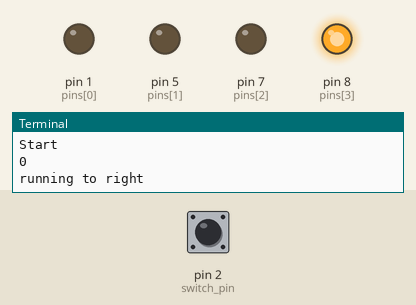
This program was run on a simulated Raspberry Pi (wiringPi pin numbers). Shown: output pins drawn as LEDs (lit = HIGH), the last lines printed to the terminal. Inputs (shaded band) come from the test bench; at power-on: pin 2 (switch_pin) LOW. Pin numbers are wiringPi numbers.

Above: at 0.35 s.
At 1.2 s:
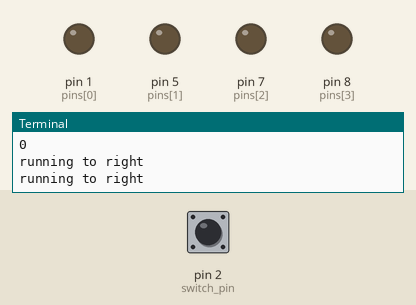
1.3 s: pin 2 (switch_pin) pulled HIGH for 1.25 s
At 2.55 s:
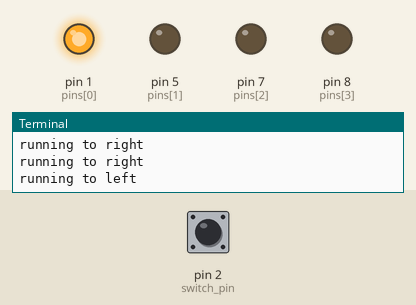
Timing chart, 0 to 10.8 s (numbered marks = the images above; inputs shaded):
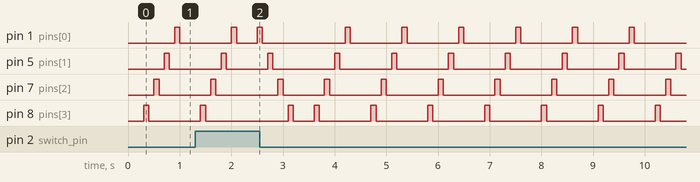

The program:

lab5.2.5_runninglight.py
```python
import time
import wiringpi
import sys

## practice 1

def running(_pins):
    for _pin in _pins:
        wiringpi.digitalWrite(_pin, 1)    # Write 1 ( HIGH ) to pin
        time.sleep(0.1)
        wiringpi.digitalWrite(_pin, 0)    # Write 0 ( LOW ) to pin
        time.sleep(0.1)

def turnoff(_pins):
    for _pin in _pins:                    # turn LED lights off when exiting
        wiringpi.digitalWrite(_pin, 0)

#SETUP
print("Start")
pins = [1,5,7,8]
switch_pin = 2
wiringpi.wiringPiSetup()
wiringpi.pinMode(switch_pin,0) # input
for pin in pins:
    wiringpi.pinMode(pin, 1)            # Set pins to mode 1 ( OUTPUT )

#MAIN
try:

    print(wiringpi.digitalRead(switch_pin))
    while True:
        if(wiringpi.digitalRead(switch_pin) == 1): #input is active up (pull down)
            print("running to left")
            time.sleep(0.3) #anti bouncing
            running(pins)
        else:
            print("running to right")
            time.sleep(0.3) #anti bouncing
            running(reversed(pins))
except KeyboardInterrupt:
    turnoff(pins)
    pass
#cleanup
print("Done")
```
